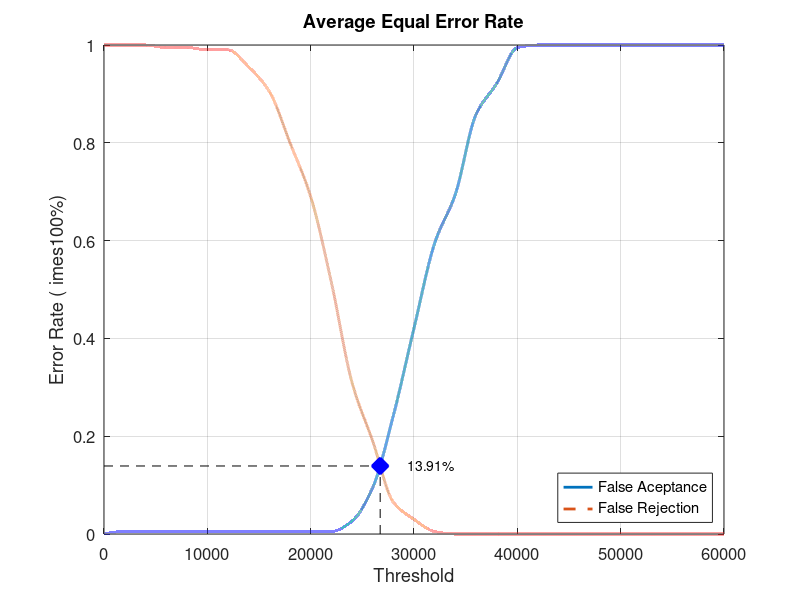
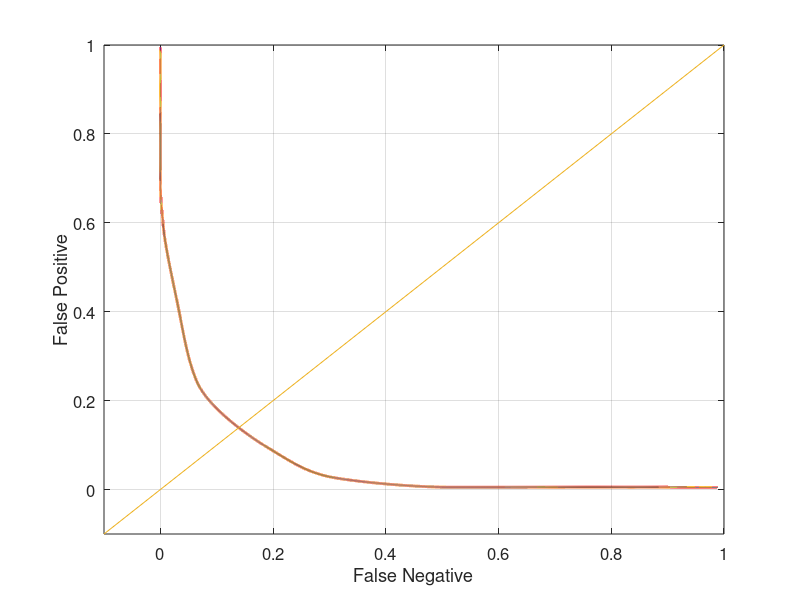

Write the MATLAB code that produced these figures, in order.
close all;
clear;
clc;
x = 0:2000:60000;
xq = 0:0.5:60000;

y0 = [0 0.00526316 0.00526316 0.00526316 0.00526316 0.00526316 0.00526316 0.00526316 0.00526316 0.00526316 0.00526316 0.00526316 0.0263158 0.0947368 0.242105 0.421053 0.594737 0.694737 0.857895 0.921053 0.994737 1 1 1 1 1 1 1 1 1 1]
yy0 = interp1(x, y0, xq, 'pchip');
y1 = [1 1 1 0.995 0.995 0.99 0.99 0.955 0.905 0.8 0.69 0.515 0.31 0.19 0.065 0.03 0.005 0 0 0 0 0 0 0 0 0 0 0 0 0 0]
yy1 = interp1(x, y1, xq, 'pchip');

% Calculating EER: 
y2 = abs(y0 - y1);
find(y2 == min(y2))
yy2 = abs(yy0 - yy1);
xEER = find(yy2 == min(yy2));
xEERIndex = xq(xEER) % X-axis EER
yEER = yy0(xEER) % Y-axis EER

main = figure
plot(xq, yy0,'-','LineWidth', 2);	hold on
plot(xq, yy1,'--','LineWidth', 2);	hold on
plot([xEERIndex xEERIndex], [0 yEER], 'k--');	hold on
plot([0 xEERIndex], [yEER yEER], 'k--');	hold on
plot(xEERIndex, yEER, 'bx', 'LineWidth', 10);	hold on
text(xEERIndex + 10 * xEERIndex / 100, yEER, [num2str(round((10000 * yEER)) / 100) '%'])
legend('False Aceptance', 'False Rejection', 'Location', 'SouthEast')
xlabel('Threshold')
ylabel('Error Rate (	imes100%)')
title('Average Equal Error Rate')
set(gca, 'FontSize', 12)
axis([0 60000 0 1])
grid on

print(main, 'Database1_3Main', '-dpng');
FNRxFPR = figure('Color', [1 1 1]);
plot(yy1, yy0, '-', yy1, yy0, 'LineWidth', 2);
hold on
y = -0.1:0.1:1
plot(y, y); 
set(gca, 'FontSize', 12)
xlabel('False Negative')
ylabel('False Positive')
axis([-0.1 1 -0.1 1])
set(gca, 'FontSize', 12)
grid on

print(FNRxFPR, 'Database1_3FNRxFPR','-dpng');
